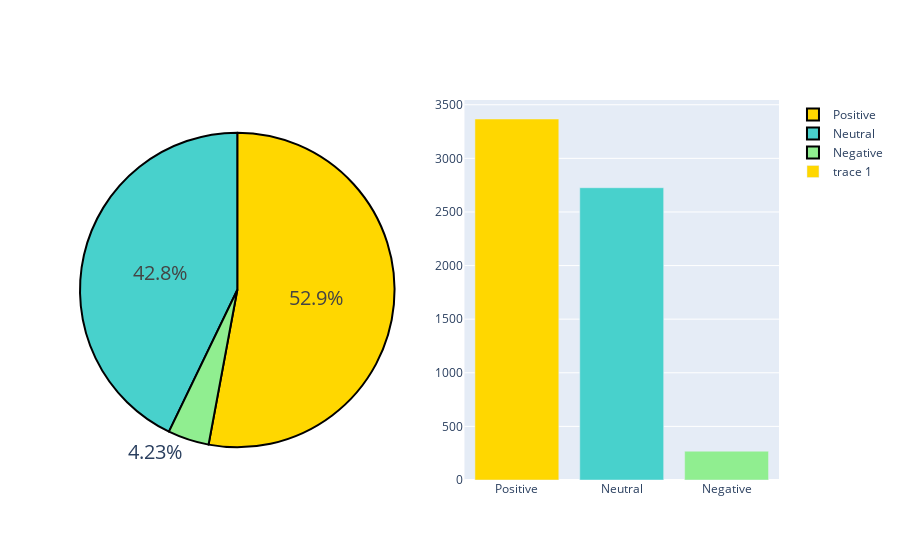

The notebook cell saved with this chart:
### Markdown cell above
### Pie plot on review data

- The sentiment distribution analysis reveals the following breakdown of responses:
    - Positive responses account for approximately 52.9% of the total sentiments. This suggests that the majority of users have expressed a favorable view towards the subject being analyzed.
    - About 42.8% of the responses fall within the neutral sentiment category. This indicates a significant portion of users providing feedback without leaning heavily towards either a positive or negative viewpoint.
    - Negative responses are relatively low, at approximately 4.23%. This indicates that only a small fraction of users have expressed a negative sentiment towards the subject.
- Overall, the sentiment analysis demonstrates that the subject has garnered predominantly positive and neutral responses, with a minimal percentage of negative feedback.

### Code cell
fig = make_subplots(rows=1, cols=2, specs=[[{"type": "pie"}, {"type": "bar"}]])
colors = ['gold', 'mediumturquoise', 'lightgreen'] # darkorange
fig.add_trace(go.Pie(labels=data.label_name.value_counts().index,
                             values=data.label.value_counts().values), 1, 1)

fig.update_traces(hoverinfo='label+percent', textfont_size=20,
                  marker=dict(colors=colors, line=dict(color='#000000', width=2)))

fig.add_trace(go.Bar(x=data.label_name.value_counts().index, y=data.label.value_counts().values, marker_color = colors), 1,2)

fig.show()

### Figure 1 — Plotly figure (JSON) as saved in the notebook; plotly's stock layout.template omitted (floating-point values rounded to 4 significant figures)
{"data": [{"domain": {"x": [0, 0.45], "y": [0, 1]}, "hoverinfo": "label+percent", "labels": ["Positive", "Neutral", "Negative"], "marker": {"colors": ["gold", "mediumturquoise", "lightgreen"], "line": {"color": "#000000", "width": 2}}, "textfont": {"size": 20}, "type": "pie", "values": [3367, 2726, 269, 29, 1]}, {"marker": {"color": ["gold", "mediumturquoise", "lightgreen"]}, "type": "bar", "x": ["Positive", "Neutral", "Negative"], "xaxis": "x", "y": [3367, 2726, 269, 29, 1], "yaxis": "y"}], "layout": {"xaxis": {"anchor": "y", "domain": [0.55, 1]}, "yaxis": {"anchor": "x", "domain": [0, 1]}}}
